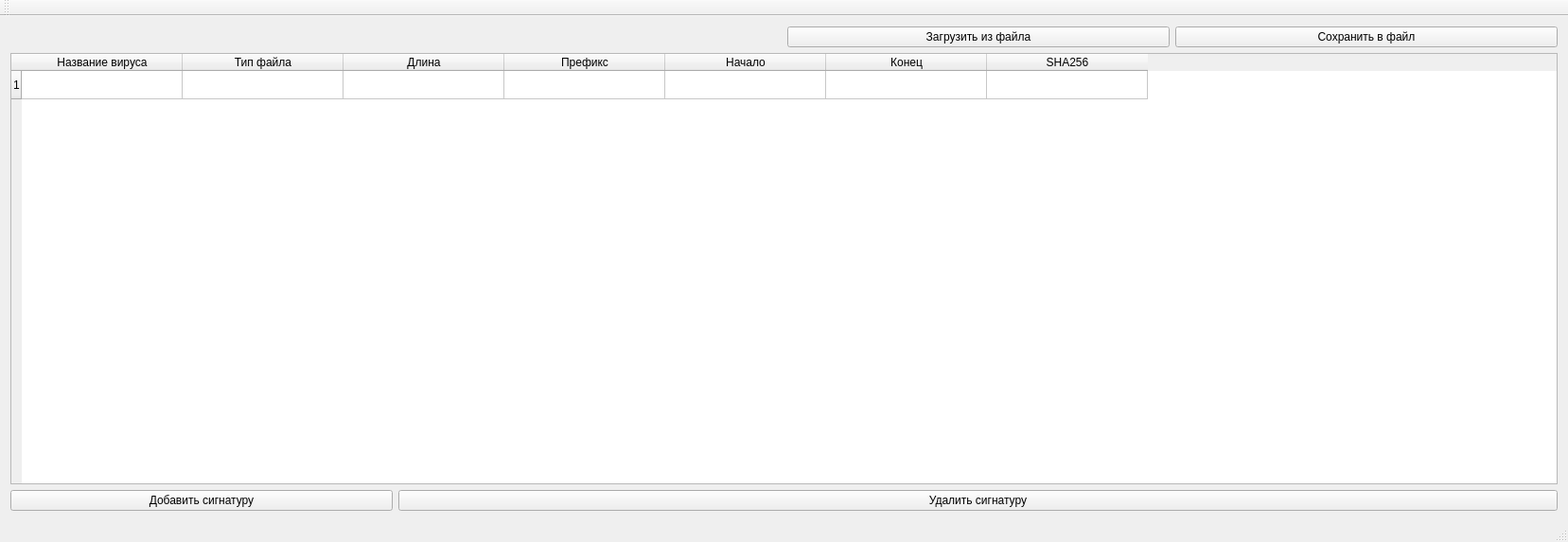
<?xml version="1.0" encoding="UTF-8"?>
<ui version="4.0">
 <class>BaseEditorClass</class>
 <widget class="QMainWindow" name="BaseEditorClass">
  <property name="geometry">
   <rect>
    <x>0</x>
    <y>0</y>
    <width>1657</width>
    <height>573</height>
   </rect>
  </property>
  <property name="baseSize">
   <size>
    <width>0</width>
    <height>0</height>
   </size>
  </property>
  <property name="windowTitle">
   <string>BaseEditor</string>
  </property>
  <widget class="QWidget" name="centralWidget">
   <layout class="QGridLayout" name="gridLayout">
    <item row="0" column="2">
     <widget class="QPushButton" name="readButton">
      <property name="text">
       <string>Загрузить из файла</string>
      </property>
     </widget>
    </item>
    <item row="0" column="3">
     <widget class="QPushButton" name="writeButton">
      <property name="text">
       <string>Сохранить в файл</string>
      </property>
     </widget>
    </item>
    <item row="1" column="0" colspan="4">
     <widget class="QTableWidget" name="tableWidget">
      <property name="sizeIncrement">
       <size>
        <width>0</width>
        <height>0</height>
       </size>
      </property>
      <property name="sizeAdjustPolicy">
       <enum>QAbstractScrollArea::AdjustIgnored</enum>
      </property>
      <property name="rowCount">
       <number>1</number>
      </property>
      <attribute name="horizontalHeaderDefaultSectionSize">
       <number>170</number>
      </attribute>
      <row/>
      <column>
       <property name="text">
        <string>Название вируса</string>
       </property>
       <property name="textAlignment">
        <set>AlignCenter</set>
       </property>
      </column>
      <column>
       <property name="text">
        <string>Тип файла</string>
       </property>
       <property name="textAlignment">
        <set>AlignCenter</set>
       </property>
      </column>
      <column>
       <property name="text">
        <string>Длина</string>
       </property>
       <property name="textAlignment">
        <set>AlignCenter</set>
       </property>
      </column>
      <column>
       <property name="text">
        <string>Префикс</string>
       </property>
       <property name="textAlignment">
        <set>AlignCenter</set>
       </property>
      </column>
      <column>
       <property name="text">
        <string>Начало</string>
       </property>
       <property name="textAlignment">
        <set>AlignCenter</set>
       </property>
      </column>
      <column>
       <property name="text">
        <string>Конец</string>
       </property>
       <property name="textAlignment">
        <set>AlignCenter</set>
       </property>
      </column>
      <column>
       <property name="text">
        <string>SHA256</string>
       </property>
       <property name="textAlignment">
        <set>AlignCenter</set>
       </property>
      </column>
      <item row="0" column="0">
       <property name="text">
        <string/>
       </property>
       <property name="textAlignment">
        <set>AlignLeading|AlignVCenter</set>
       </property>
      </item>
      <item row="0" column="1">
       <property name="text">
        <string/>
       </property>
       <property name="textAlignment">
        <set>AlignLeading|AlignVCenter</set>
       </property>
      </item>
     </widget>
    </item>
    <item row="2" column="0">
     <widget class="QPushButton" name="addButton">
      <property name="text">
       <string>Добавить сигнатуру</string>
      </property>
     </widget>
    </item>
    <item row="2" column="1" colspan="3">
     <widget class="QPushButton" name="deleteButton">
      <property name="text">
       <string>Удалить сигнатуру</string>
      </property>
     </widget>
    </item>
   </layout>
  </widget>
  <widget class="QMenuBar" name="menuBar">
   <property name="geometry">
    <rect>
     <x>0</x>
     <y>0</y>
     <width>1657</width>
     <height>26</height>
    </rect>
   </property>
  </widget>
  <widget class="QToolBar" name="mainToolBar">
   <attribute name="toolBarArea">
    <enum>TopToolBarArea</enum>
   </attribute>
   <attribute name="toolBarBreak">
    <bool>false</bool>
   </attribute>
  </widget>
  <widget class="QStatusBar" name="statusBar"/>
 </widget>
 <layoutdefault spacing="6" margin="11"/>
 <resources>
  <include location="BaseEditor.qrc"/>
 </resources>
 <connections/>
</ui>
